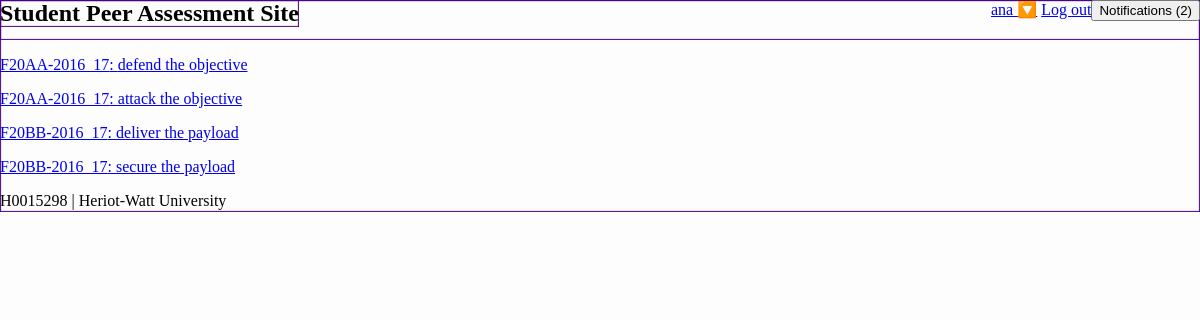
The page /student/cw/ (signed in) on the database its author committed.
### student/models.py (models this page shows)
class Course(m.Model):
    name = m.CharField(max_length=128)
    code = m.SlugField(max_length=32, unique=True)

class Coursework(m.Model):
    name = m.CharField(max_length=128)
    descriptor = m.URLField()
    course = m.ForeignKey(Course, m.CASCADE)
    state = m.CharField(max_length=1,
                        choices=CourseworkState.POSSIBLE_STATES,
                        default=CourseworkState.INVISIBLE)
    def is_visible(self):
        return self.state != CourseworkState.INVISIBLE

### student/views.py (the view)
# urls.py: url('cw/(?P<singlecw>[0-9a-zA-Z\-_]*)', views.detail_coursework, name='cw'),
@login_required()
def detail_coursework(request, singlecw=None):
    if singlecw is None or singlecw == "":
        available = retrieve_coursework(request)
        return render(request, 'student/choose_coursework.html', {'courseworks': available})
    return single_coursework(request, singlecw)

### student/permission.py (called while the page is built)
def can_view_coursework(user, coursework):
    is_enrolled = m.EnrolledUser.objects.filter(login=user).filter(course=coursework.course)
    if is_enrolled.count() != 1:
        return False
    return coursework.is_visible()

### student/views.py (called while the page is built)
def retrieve_coursework(request):
    logged_in_user = request.user
    enrolled_courses = m.EnrolledUser.objects.filter(login=logged_in_user).values('course')
    courses_for_user = m.Course.objects.filter(id__in=enrolled_courses)
    all_courseworks_for_user = m.Coursework.objects.filter(course__in=courses_for_user)
    visible_courseworks = []
    for item in all_courseworks_for_user:
        if p.can_view_coursework(logged_in_user, item):
            visible_courseworks.append((item.id, item.state, item.course.code, item.name))
    return visible_courseworks

### templates/student/choose_coursework.html (shortened to what this page needs)
{% extends "student/base.html" %}
{% block content %}
    {% if courseworks %}
        {% for id, state, course, title in courseworks %}
            <p><a href="/student/cw/{{ id }}" class="coursework coursework_{{ state }}"
            >{{ course }}:
                {{ title }}</a></p>
        {% endfor %}
    {% else %}
        <div>No courseworks available right now</div>
    {% endif %}
{% endblock %}

### templates/student/base.html (shortened to what this page needs)
{% load static %}
<!DOCTYPE html>
<html lang="en">
<head>
    <link rel="stylesheet" type="text/css" href="{%  static "student/css/main.css" %}" />
    <link rel="stylesheet" type="text/css" href="{%  static "student/css/notify_box.css" %}" />
</head>
<body>
    {% block header %}
        <nav>
            <h1>{% block headertitle %}Student Peer Assessment Site{% endblock %}</h1>
            <button id="note_count" onclick="toggle_notes_status()">Notifications (0)</button>
            {% if request.user %}
                <div id="userMenu">
                    <a href="#userMenu">{{ request.user }} 🔽</a>
                    <a href="{% url 'logout'%}">Log out</a>
                </div>
            {% else %}
                <div id="userMenu"><a href="#userMenu">Not logged in</a></div>
            {% endif %}
        </nav>
    {% endblock %}
    <main>
        {% block content %}{% endblock %}
    </main>
    {% block footer %}
        <footer>H0015298 | Heriot-Watt University</footer>
    {% endblock %}
</body>
</html>

### student/static/student/css/main.css (style rules this page uses)
html, body { padding: 0; margin: 0; background: #fdfdfd; font-family: Georgia, 'Nimbus Roman No9 L', serif }
nav { width: 100%; height: 40px; margin-bottom: 15px; }
nav h1 { float: left; margin: 0; }
nav div { float: right; }
footer { margin-top: 15px; width: 100%; height: 20px; }

### student/static/student/css/notify_box.css (style rules this page uses)
#note_count { float: right; }

### rows shown on the page
Course: courseworks "F20AA-2016_17" "F20AA-2016_17"
Coursework: courseworks "defend the objective"
Coursework: courseworks "attack the objective"
Course: courseworks "F20BB-2016_17" "F20BB-2016_17"
Coursework: courseworks "deliver the payload"
Coursework: courseworks "secure the payload"

### other values the page prints
{{ request.user }} "ana"
